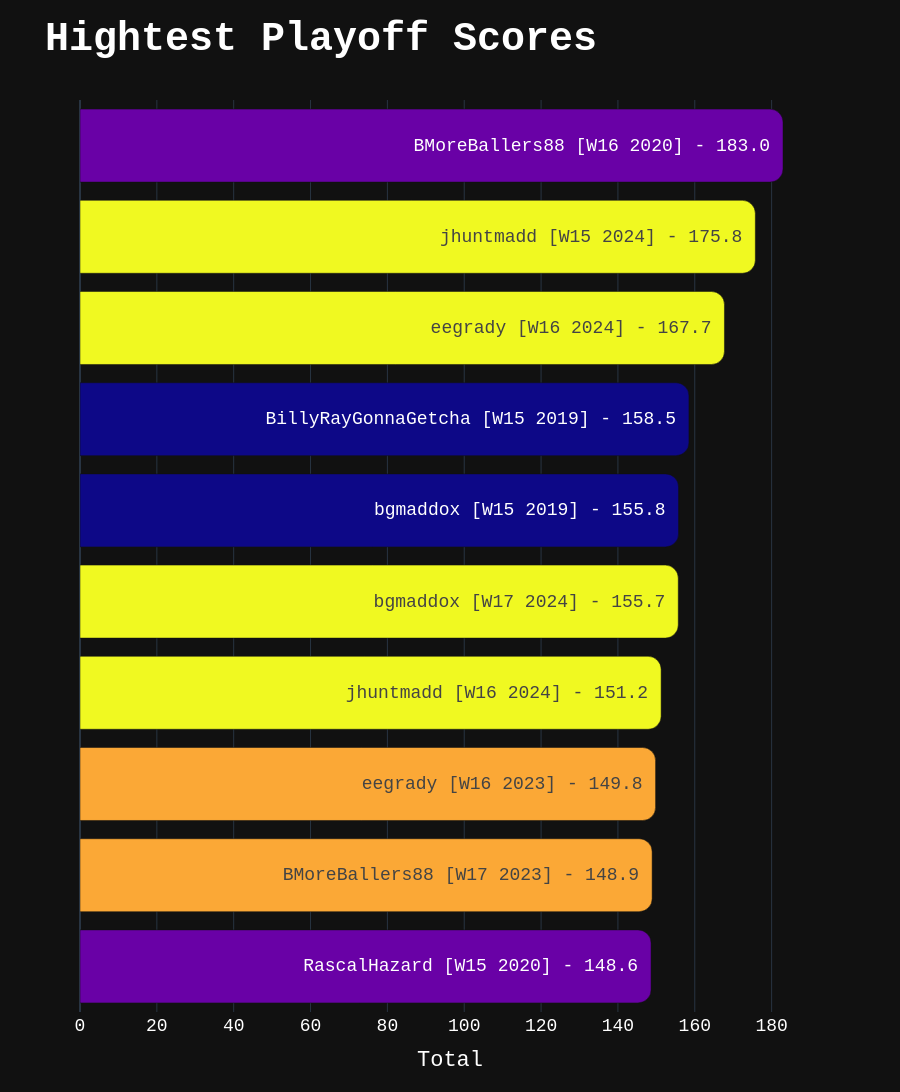

This figure's notebook cell:
### Code cell
figTopPlayoffScores = px.bar(TopPlayoffScores, y='Names', x='Total', template = 'plotly_dark',
                             color = 'Year', orientation='h', text = 'Names', title ='<b>Hightest Playoff Scores</b>',
                             #color_discrete_sequence=px.colors.qualitative.G10,
                             color_discrete_map={
                              2019:'magenta',
                              2020:'green',
                              2021:'blue',
                              2022:'red',
                              2023:'purple',
                              2024:'gold'   
                             }

                             )
figTopPlayoffScores.update_layout(height = 1200, width = 900,barcornerradius=13,)
figTopPlayoffScores.update_layout(yaxis={'categoryorder': 'total ascending'})
figTopPlayoffScores.update_coloraxes(showscale=False)
figTopPlayoffScores.update_layout(font_family="Courier New", title_font = dict(size=40))   
figTopPlayoffScores.update_layout(
    font=dict(
        family="Courier New, monospace",
        size=18,  # Set the font size here
        color="white"
    )
)

figTopPlayoffScores.update_layout(yaxis={'visible': False, 'showticklabels': False})

figTopPlayoffScores.show()

### Figure 1 — Plotly figure (JSON) as saved in the notebook; plotly's stock layout.template omitted (floating-point values rounded to 4 significant figures)
{"data": [{"alignmentgroup": "True", "hovertemplate": "Total=%{x}<br>Names=%{text}<br>Year=%{marker.color}<extra></extra>", "legendgroup": "", "marker": {"color": [2020, 2024, 2024, 2019, 2019, 2024, 2024, 2023, 2023, 2020], "coloraxis": "coloraxis", "pattern": {"shape": ""}}, "name": "", "offsetgroup": "", "orientation": "h", "showlegend": false, "text": ["BMoreBallers88 [W16 2020] - 183.0", "jhuntmadd [W15 2024] - 175.8", "eegrady [W16 2024] - 167.7", "BillyRayGonnaGetcha [W15 2019] - 158.5", "bgmaddox [W15 2019] - 155.8", "bgmaddox [W17 2024] - 155.7", "jhuntmadd [W16 2024] - 151.2", "eegrady [W16 2023] - 149.8", "BMoreBallers88 [W17 2023] - 148.9", "RascalHazard [W15 2020] - 148.6"], "textposition": "auto", "type": "bar", "x": [183.0, 175.8, 167.7, 158.5, 155.8, 155.7, 151.2, 149.8, 148.9, 148.6], "xaxis": "x", "y": ["BMoreBallers88 [W16 2020] - 183.0", "jhuntmadd [W15 2024] - 175.8", "eegrady [W16 2024] - 167.7", "BillyRayGonnaGetcha [W15 2019] - 158.5", "bgmaddox [W15 2019] - 155.8", "bgmaddox [W17 2024] - 155.7", "jhuntmadd [W16 2024] - 151.2", "eegrady [W16 2023] - 149.8", "BMoreBallers88 [W17 2023] - 148.9", "RascalHazard [W15 2020] - 148.6"], "yaxis": "y"}], "layout": {"barcornerradius": 13, "barmode": "relative", "coloraxis": {"colorbar": {"title": {"text": "Year"}}, "colorscale": [[0, "#0d0887"], [0.1111, "#46039f"], [0.2222, "#7201a8"], [0.3333, "#9c179e"], [0.4444, "#bd3786"], [0.5556, "#d8576b"], [0.6667, "#ed7953"], [0.7778, "#fb9f3a"], [0.8889, "#fdca26"], [1, "#f0f921"]], "showscale": false}, "font": {"color": "white", "family": "Courier New, monospace", "size": 18}, "height": 1200, "legend": {"tracegroupgap": 0}, "title": {"font": {"size": 40}, "text": "<b>Hightest Playoff Scores</b>"}, "width": 900, "xaxis": {"anchor": "y", "domain": [0, 1], "title": {"text": "Total"}}, "yaxis": {"anchor": "x", "categoryorder": "total ascending", "domain": [0, 1], "showticklabels": false, "title": {"text": "Names"}, "visible": false}}}
